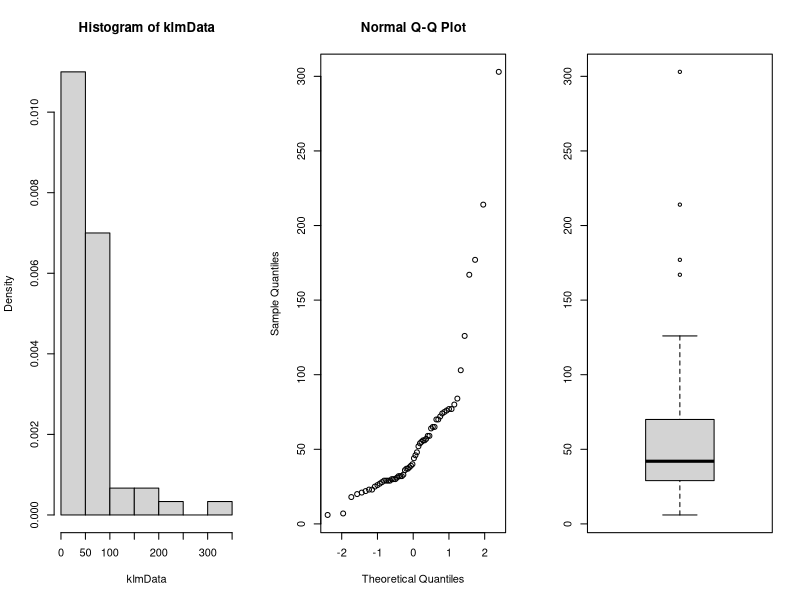

Source code (R):
klmData = scan("./data/klm.txt")

par(mfrow=c(1,3))
# This doen't look like it is from normal distribution?
hist(klmData, freq=FALSE)
qqnorm(klmData)
boxplot(klmData)

# H_0 median duration is <= 31 days
testMedian = 31

klmMedian = median(klmData)

# We expect median to divide the data set into two equal parts
# so that when a random sample is chosen, the probability of it
# being smaller or greater than the median should be equal to
# tossing a coin

sumOut = sum(klmData <= testMedian) # Get values smaller than the test value

binom.test(sumOut, length(klmData), p=0.5, alternative = "less")

#Seconds part
lateDays = numeric(sum(klmData > 72))
lateDays = klmData[which(klmData > 72)]
lateDays # Days greater than max delivery days of 72

binom.test(length(lateDays), length(klmData), p=0.1, alternative = "greater")


